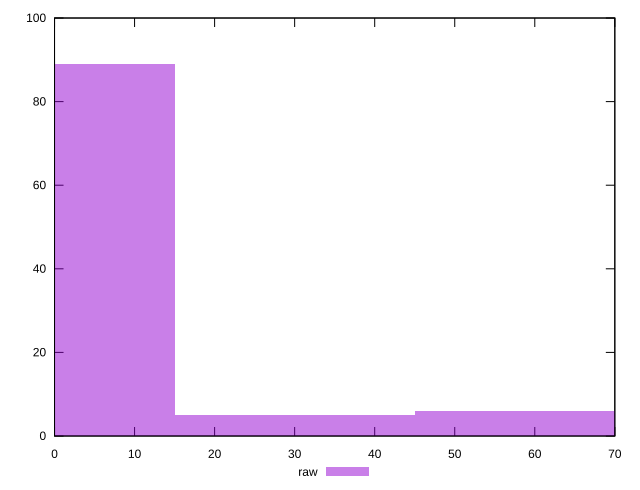

This figure's gnuplot source:
reset

$raw <<EOF
29.997422827689117 5
0 89
59.994845655378235 6
EOF

set key outside below
set boxwidth 29.997422827689117
set xrange [0:70]
set yrange [0:100]
set trange [0:100]
set style fill transparent solid 0.5 noborder
set terminal svg size 640, 490 enhanced background rgb 'white'
set output "reports/report_00031_2021-02-24T23-18-18.084Z/unused-css-rules/samples/card/raw/histogram.svg"

plot $raw title "raw" with boxes

reset
